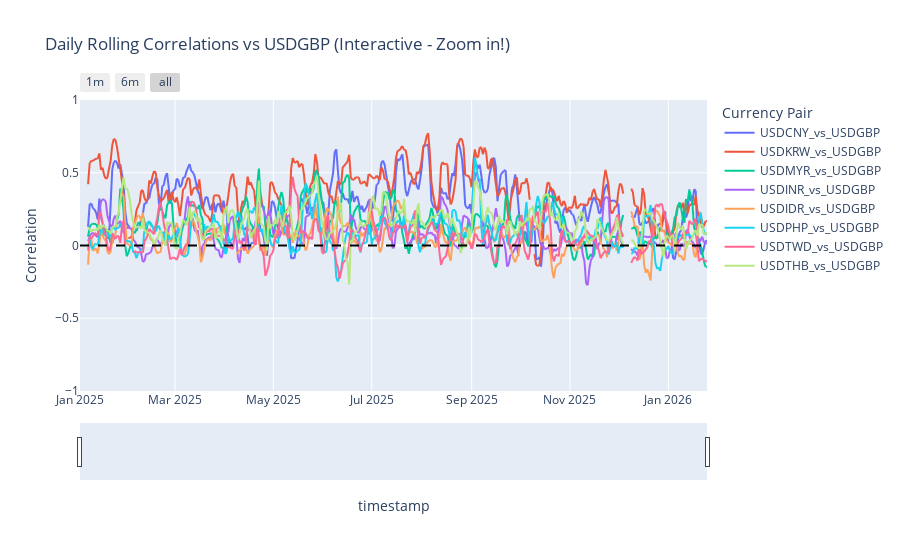

The cell this chart's notebook holds for it:
### Code cell
# for usdgbp

import plotly.express as px

# Filter just the data we want to plot
plot_data = daily_corr[usdgbp_cols].reset_index()

# Create interactive line chart
fig = px.line(plot_data, x='timestamp', y=usdgbp_cols,
              title='Daily Rolling Correlations vs USDGBP (Interactive - Zoom in!)',
              labels={'value': 'Correlation', 'variable': 'Currency Pair'})

# Customize: Add a range slider and highlight the 0 line
fig.update_layout(
    xaxis=dict(
        rangeselector=dict(
            buttons=list([
                dict(count=1, label="1m", step="month", stepmode="backward"),
                dict(count=6, label="6m", step="month", stepmode="backward"),
                dict(step="all")
            ])
        ),
        rangeslider=dict(visible=True), # Adds a slider at the bottom
        type="date"
    ),
    yaxis=dict(range=[-1, 1]) # Fix y-axis to standard correlation limits
)

# Add a zero line to easily see when correlations flip negative
fig.add_hline(y=0, line_dash="dash", line_color="black")

fig.show()

### Figure 1 — Plotly figure (JSON) as saved in the notebook; plotly's stock layout.template omitted (floating-point values rounded to 4 significant figures; data arrays with more than 128 entries replaced by an {"elided": "..."} marker saying what was removed)
{"data": [{"hovertemplate": "Currency Pair=USDCNY_vs_USDGBP<br>timestamp=%{x}<br>Correlation=%{y}<extra></extra>", "legendgroup": "USDCNY_vs_USDGBP", "line": {"color": "#636efa", "dash": "solid"}, "marker": {"symbol": "circle"}, "mode": "lines", "name": "USDCNY_vs_USDGBP", "showlegend": true, "type": "scattergl", "x": {"elided": "390 str values"}, "xaxis": "x", "y": {"elided": "390 float values"}, "yaxis": "y"}, {"hovertemplate": "Currency Pair=USDKRW_vs_USDGBP<br>timestamp=%{x}<br>Correlation=%{y}<extra></extra>", "legendgroup": "USDKRW_vs_USDGBP", "line": {"color": "#EF553B", "dash": "solid"}, "marker": {"symbol": "circle"}, "mode": "lines", "name": "USDKRW_vs_USDGBP", "showlegend": true, "type": "scattergl", "x": {"elided": "390 str values"}, "xaxis": "x", "y": {"elided": "390 float values"}, "yaxis": "y"}, {"hovertemplate": "Currency Pair=USDMYR_vs_USDGBP<br>timestamp=%{x}<br>Correlation=%{y}<extra></extra>", "legendgroup": "USDMYR_vs_USDGBP", "line": {"color": "#00cc96", "dash": "solid"}, "marker": {"symbol": "circle"}, "mode": "lines", "name": "USDMYR_vs_USDGBP", "showlegend": true, "type": "scattergl", "x": {"elided": "390 str values"}, "xaxis": "x", "y": {"elided": "390 float values"}, "yaxis": "y"}, {"hovertemplate": "Currency Pair=USDINR_vs_USDGBP<br>timestamp=%{x}<br>Correlation=%{y}<extra></extra>", "legendgroup": "USDINR_vs_USDGBP", "line": {"color": "#ab63fa", "dash": "solid"}, "marker": {"symbol": "circle"}, "mode": "lines", "name": "USDINR_vs_USDGBP", "showlegend": true, "type": "scattergl", "x": {"elided": "390 str values"}, "xaxis": "x", "y": {"elided": "390 float values"}, "yaxis": "y"}, {"hovertemplate": "Currency Pair=USDIDR_vs_USDGBP<br>timestamp=%{x}<br>Correlation=%{y}<extra></extra>", "legendgroup": "USDIDR_vs_USDGBP", "line": {"color": "#FFA15A", "dash": "solid"}, "marker": {"symbol": "circle"}, "mode": "lines", "name": "USDIDR_vs_USDGBP", "showlegend": true, "type": "scattergl", "x": {"elided": "390 str values"}, "xaxis": "x", "y": {"elided": "390 float values"}, "yaxis": "y"}, {"hovertemplate": "Currency Pair=USDPHP_vs_USDGBP<br>timestamp=%{x}<br>Correlation=%{y}<extra></extra>", "legendgroup": "USDPHP_vs_USDGBP", "line": {"color": "#19d3f3", "dash": "solid"}, "marker": {"symbol": "circle"}, "mode": "lines", "name": "USDPHP_vs_USDGBP", "showlegend": true, "type": "scattergl", "x": {"elided": "390 str values"}, "xaxis": "x", "y": {"elided": "390 float values"}, "yaxis": "y"}, {"hovertemplate": "Currency Pair=USDTWD_vs_USDGBP<br>timestamp=%{x}<br>Correlation=%{y}<extra></extra>", "legendgroup": "USDTWD_vs_USDGBP", "line": {"color": "#FF6692", "dash": "solid"}, "marker": {"symbol": "circle"}, "mode": "lines", "name": "USDTWD_vs_USDGBP", "showlegend": true, "type": "scattergl", "x": {"elided": "390 str values"}, "xaxis": "x", "y": {"elided": "390 float values"}, "yaxis": "y"}, {"hovertemplate": "Currency Pair=USDTHB_vs_USDGBP<br>timestamp=%{x}<br>Correlation=%{y}<extra></extra>", "legendgroup": "USDTHB_vs_USDGBP", "line": {"color": "#B6E880", "dash": "solid"}, "marker": {"symbol": "circle"}, "mode": "lines", "name": "USDTHB_vs_USDGBP", "showlegend": true, "type": "scattergl", "x": {"elided": "390 str values"}, "xaxis": "x", "y": {"elided": "390 float values"}, "yaxis": "y"}], "layout": {"legend": {"title": {"text": "Currency Pair"}, "tracegroupgap": 0}, "shapes": [{"line": {"color": "black", "dash": "dash"}, "type": "line", "x0": 0, "x1": 1, "xref": "x domain", "y0": 0, "y1": 0, "yref": "y"}], "title": {"text": "Daily Rolling Correlations vs USDGBP (Interactive - Zoom in!)"}, "xaxis": {"anchor": "y", "domain": [0, 1], "rangeselector": {"buttons": [{"count": 1, "label": "1m", "step": "month", "stepmode": "backward"}, {"count": 6, "label": "6m", "step": "month", "stepmode": "backward"}, {"step": "all"}]}, "rangeslider": {"visible": true}, "title": {"text": "timestamp"}, "type": "date"}, "yaxis": {"anchor": "x", "domain": [0, 1], "range": [-1, 1], "title": {"text": "Correlation"}}}}
